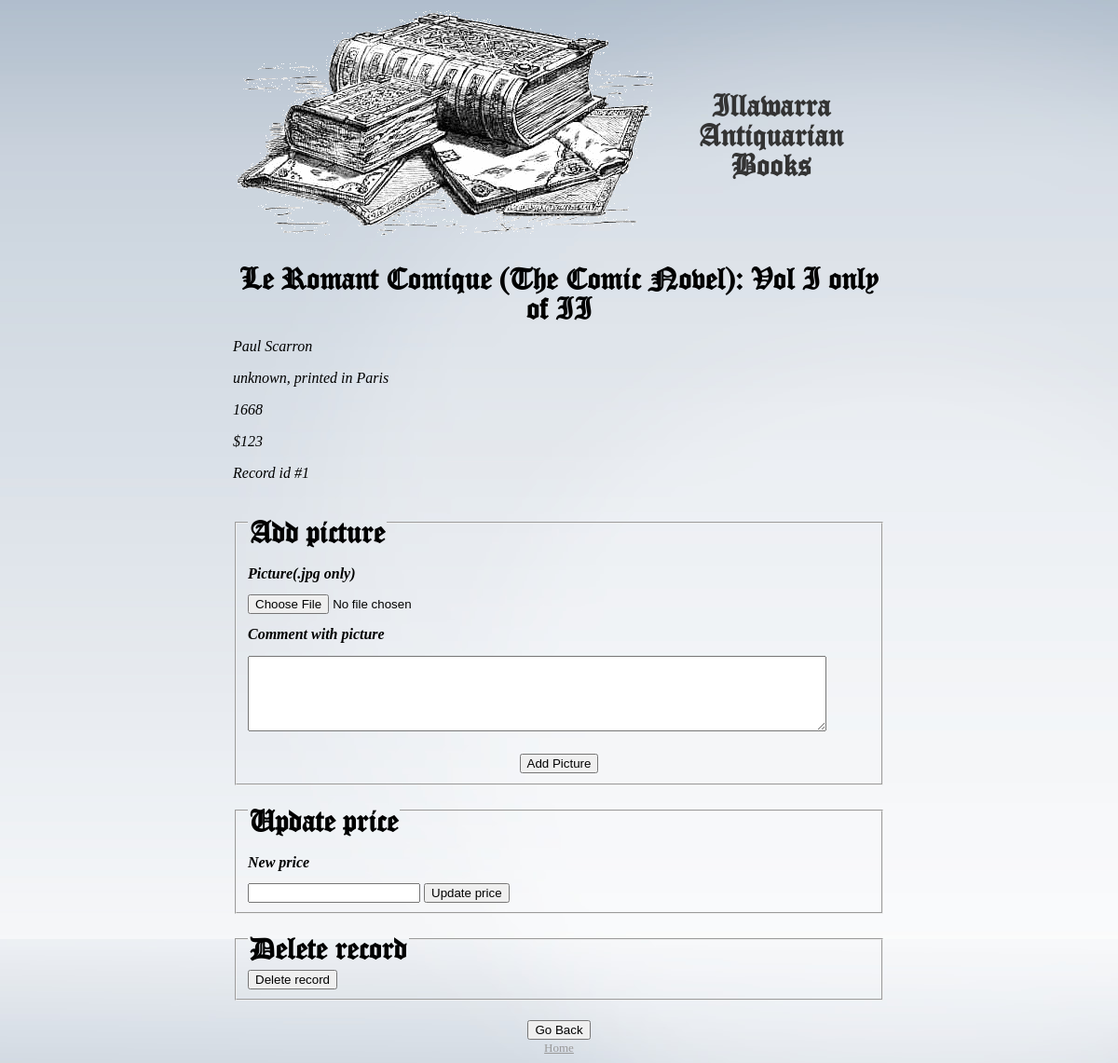
The page /AddPicture.php?id=1 (signed in) on the database its author committed.
### tables this page shows
CREATE TABLE IF NOT EXISTS `books` (
  `booksid` int(11) NOT NULL AUTO_INCREMENT,
  `genre` varchar(8) NOT NULL,
  `title` varchar(100) NOT NULL,
  `author` varchar(30) NOT NULL,
  `publisher` varchar(30) NOT NULL,
  `year` int(4) NOT NULL,
  `price` varchar(11) NOT NULL,
  `summary` longtext NOT NULL,
  `description` longtext,
  PRIMARY KEY (`booksid`)
);

### AddPicture.php (the view, shortened to what this page needs)
<?php
function dislay_addpic_form() {
    $id = $_GET["id"];
    $mysqli = new mysqli('localhost', 'root', '', 'iab');
    $stmt = $mysqli->prepare("select Title, Author, Publisher, Year, Price from Books where Booksid=$id");
    $stmt->execute();
    $stmt->bind_result($title, $author, $publisher, $year, $price);
    $phpself = $_SERVER["PHP_SELF"];
    $title = stripcslashes($title);
    $author = stripcslashes($author);
    $publisher = stripcslashes($publisher);
    echo <<<ADDPICFORM
<!DOCTYPE html>
<html>
    <head>
        <title>$title</title>
        <meta http-equiv="Content-Type" content="text/html; charset=UTF-8">
    <link rel="stylesheet" type="text/css" href="./css/style1.css"/>
        <script type="text/javascript" src="./js/confirmdelete.js"></script>
    </head>
    <body>
 <div class="head">
            <table>
                <tr>
                    <th><img src="./siteimages/stack-of-books.jpg"/></th>
                    <td><h1>Illawarra Antiquarian Books</h1></td>
                </tr>
            </table>
        </div>
    <div class="body">
        <h1>$title</h1>
        <p>$author</p>
        <p>$publisher</p>
        <p>$year</p>
        <p>$$price</p>
        <p>Record id #$id</p>
        <form  action="$phpself" method="POST" enctype="multipart/form-data">
            <input type="hidden" name="id" value="$id"/>
            <input type="hidden" name="MAX_FILE_SIZE" value="1000000"/>
            <fieldset>
                <legend><h1>Add picture</h1></legend>
                <h2>Picture(.jpg only)</h2><input type="file" name="image" accept="image/jpg" />
                <h2>Comment with picture</h2><textarea name="comment" cols="75" rows="5"></textarea>
                <h3><input type="submit" value="Add Picture"/></h3>
            </fieldset>
        </form>
        <form action="Update.php" method="POST">
        <input type="hidden" name="id" value="$id"/>
    <input type="hidden" name="price" value="$price"/>
            <fieldset>
                <legend><h1>Update price</h1></legend>
                <h2>New price</h2><input type="text" name="nprice"/>
                <input type="submit" value="Update price"/>
            </fieldset>
        </form>
        <form>
        <input type="hidden" name="id" value="$id"/>
            <fieldset>
            <legend><h1>Delete record</h1></legend>
                <input type="button" onclick="return confirmdelete($id)" value="Delete record"/>
            </fieldset>
        </form>
        <h3><input type='button' onclick="javascript:history.go(-2)" value='Go Back'/></h3></fieldset>
    </div>
    <div class="foot">
            <a href="./index.php">Home</a>
    </div>
    </body>
</html>
ADDPICFORM;
}
$method = $_SERVER["REQUEST_METHOD"];
if ($method == "POST") {
    add_picture();
} else {
    dislay_addpic_form();
}
?>

### css/style1.css (style rules this page uses)
body { background-repeat: no-repeat; background-attachment: fixed; background-image: url(../siteimages/background.jpg); }
.head { display:block; width:100%; margin: 0 auto; text-align:center; width:700px; font-size:36px; font-style: normal; font-family: old_font; color: #333333; }
.body { margin: 0 auto; width: 700px; font-family: Georgia; font-style: italic; text-align: justify; }
.foot { margin: 0 auto; width:650px; text-align: center; vertical-align: bottom; font-size: small; }
h1 { text-align: center; font-family: old_font; font-size: XX-large; font-style: normal; margin-bottom: 1px; }
h2 { font-size: medium; }
h3 { text-align: center; margin-bottom: 1px; }
a:link { color:#999999; }

### rows shown on the page
books: title "Le Romant Comique (The Comic Novel): Vol I only of II", author "Paul Scarron", publisher "unknown, printed in Paris", year "1668", price "123"

### other values the page prints
$id "1"
